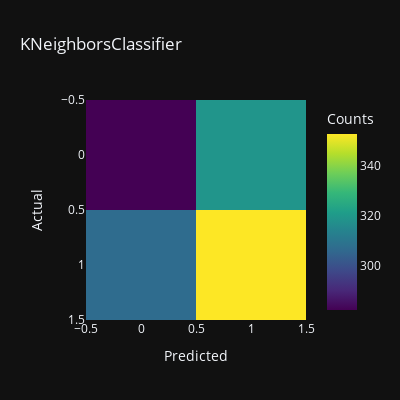
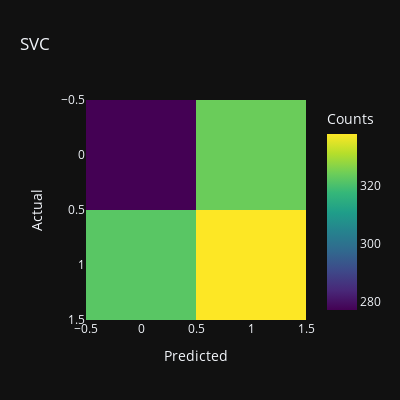
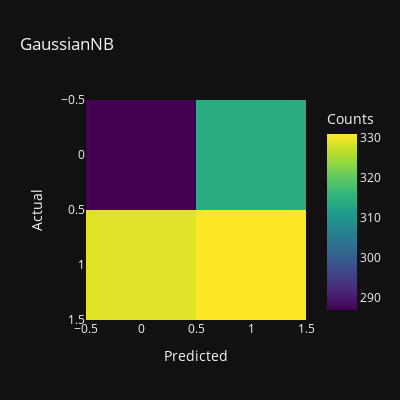
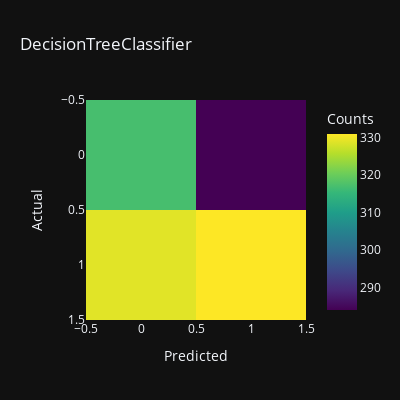

Notebook code for these charts, in order:
### Markdown cell above
# OTHER MODELS

### Code cell
knn=KNeighborsClassifier()
svc=SVC()
nb=GaussianNB()
dtc=DecisionTreeClassifier()
rfc=RandomForestClassifier()
xgb=XGBClassifier()
lgb=LGBMClassifier()
gbc=GradientBoostingClassifier()
abc=AdaBoostClassifier()
lr=LogisticRegression()


models = [knn, svc, nb, dtc, rfc, xgb, lgb, gbc, abc, lr]


for model in models:
    model.fit(X_train, y_train)
    y_pred = model.predict(X_test)
    print(type(model).__name__, "Model Test Accuracy Score is: ", accuracy_score(y_test, y_pred))
    print(type(model).__name__, "Model Test F1 Score is: ", f1_score(y_test, y_pred))
    print(type(model).__name__,"Mean_absolute_error: ",mean_absolute_error(y_test, y_pred))
    print(type(model).__name__,"Mean_squared_error: ",mean_squared_error(y_test, y_pred))
    print(type(model).__name__,"Root_mean_squared_error: ",np.sqrt(mean_squared_error(y_test, y_pred)))
    print(type(model).__name__,"R2_score: ",r2_score(y_test, y_pred))
    print(type(model).__name__,"Classification_report: \n",classification_report(y_test, y_pred))
    fig=px.imshow(confusion_matrix(y_test, y_pred),color_continuous_scale="Viridis",title=type(model).__name__,
                  width=400,height=400,labels=dict(x="Predicted", y="Actual", color="Counts"),template="plotly_dark")
    fig.show()

### Figure 1 — Plotly figure (JSON) as saved in the notebook; plotly's stock layout.template omitted (floating-point values rounded to 4 significant figures)
{"data": [{"coloraxis": "coloraxis", "hovertemplate": "Predicted: %{x}<br>Actual: %{y}<br>Counts: %{z}<extra></extra>", "name": "0", "type": "heatmap", "xaxis": "x", "yaxis": "y", "z": [[282, 319], [307, 353]]}], "layout": {"coloraxis": {"colorbar": {"title": {"text": "Counts"}}, "colorscale": [[0, "#440154"], [0.1111, "#482878"], [0.2222, "#3e4989"], [0.3333, "#31688e"], [0.4444, "#26828e"], [0.5556, "#1f9e89"], [0.6667, "#35b779"], [0.7778, "#6ece58"], [0.8889, "#b5de2b"], [1, "#fde725"]]}, "height": 400, "title": {"text": "KNeighborsClassifier"}, "width": 400, "xaxis": {"anchor": "y", "constrain": "domain", "domain": [0, 1], "scaleanchor": "y", "title": {"text": "Predicted"}}, "yaxis": {"anchor": "x", "autorange": "reversed", "constrain": "domain", "domain": [0, 1], "title": {"text": "Actual"}}}}

### Figure 2 — Plotly figure (JSON) as saved in the notebook; plotly's stock layout.template omitted (floating-point values rounded to 4 significant figures)
{"data": [{"coloraxis": "coloraxis", "hovertemplate": "Predicted: %{x}<br>Actual: %{y}<br>Counts: %{z}<extra></extra>", "name": "0", "type": "heatmap", "xaxis": "x", "yaxis": "y", "z": [[277, 324], [322, 338]]}], "layout": {"coloraxis": {"colorbar": {"title": {"text": "Counts"}}, "colorscale": [[0, "#440154"], [0.1111, "#482878"], [0.2222, "#3e4989"], [0.3333, "#31688e"], [0.4444, "#26828e"], [0.5556, "#1f9e89"], [0.6667, "#35b779"], [0.7778, "#6ece58"], [0.8889, "#b5de2b"], [1, "#fde725"]]}, "height": 400, "title": {"text": "SVC"}, "width": 400, "xaxis": {"anchor": "y", "constrain": "domain", "domain": [0, 1], "scaleanchor": "y", "title": {"text": "Predicted"}}, "yaxis": {"anchor": "x", "autorange": "reversed", "constrain": "domain", "domain": [0, 1], "title": {"text": "Actual"}}}}

### Figure 3 — Plotly figure (JSON) as saved in the notebook; plotly's stock layout.template omitted (floating-point values rounded to 4 significant figures)
{"data": [{"coloraxis": "coloraxis", "hovertemplate": "Predicted: %{x}<br>Actual: %{y}<br>Counts: %{z}<extra></extra>", "name": "0", "type": "heatmap", "xaxis": "x", "yaxis": "y", "z": [[287, 314], [329, 331]]}], "layout": {"coloraxis": {"colorbar": {"title": {"text": "Counts"}}, "colorscale": [[0, "#440154"], [0.1111, "#482878"], [0.2222, "#3e4989"], [0.3333, "#31688e"], [0.4444, "#26828e"], [0.5556, "#1f9e89"], [0.6667, "#35b779"], [0.7778, "#6ece58"], [0.8889, "#b5de2b"], [1, "#fde725"]]}, "height": 400, "title": {"text": "GaussianNB"}, "width": 400, "xaxis": {"anchor": "y", "constrain": "domain", "domain": [0, 1], "scaleanchor": "y", "title": {"text": "Predicted"}}, "yaxis": {"anchor": "x", "autorange": "reversed", "constrain": "domain", "domain": [0, 1], "title": {"text": "Actual"}}}}

### Figure 4 — Plotly figure (JSON) as saved in the notebook; plotly's stock layout.template omitted (floating-point values rounded to 4 significant figures)
{"data": [{"coloraxis": "coloraxis", "hovertemplate": "Predicted: %{x}<br>Actual: %{y}<br>Counts: %{z}<extra></extra>", "name": "0", "type": "heatmap", "xaxis": "x", "yaxis": "y", "z": [[317, 284], [329, 331]]}], "layout": {"coloraxis": {"colorbar": {"title": {"text": "Counts"}}, "colorscale": [[0, "#440154"], [0.1111, "#482878"], [0.2222, "#3e4989"], [0.3333, "#31688e"], [0.4444, "#26828e"], [0.5556, "#1f9e89"], [0.6667, "#35b779"], [0.7778, "#6ece58"], [0.8889, "#b5de2b"], [1, "#fde725"]]}, "height": 400, "title": {"text": "DecisionTreeClassifier"}, "width": 400, "xaxis": {"anchor": "y", "constrain": "domain", "domain": [0, 1], "scaleanchor": "y", "title": {"text": "Predicted"}}, "yaxis": {"anchor": "x", "autorange": "reversed", "constrain": "domain", "domain": [0, 1], "title": {"text": "Actual"}}}}
